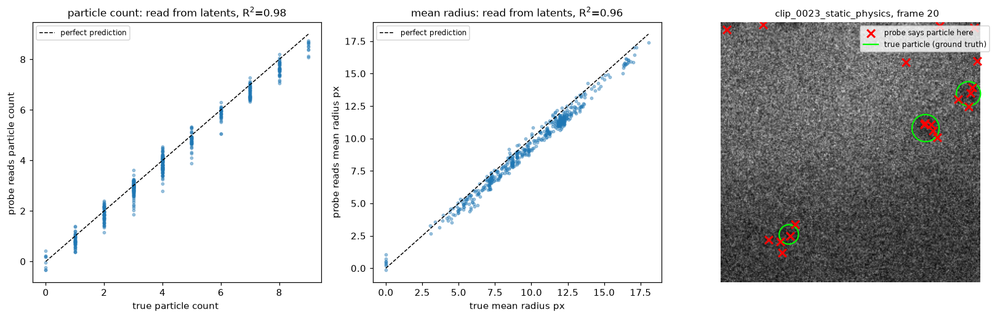
#> input picture experiments/gate1-smoke/verification.png, 1000 x 318 px, shrunk from 1625 x 516 before the run; its folder holds only this picture in this run
$ python -i verify_clips.py   (imports and definitions only)
#> lines starting #> are read from the running program, lines starting #| are printed output that depends on the picture; after the words box and inside, x2 and y2 are one past the last pixel; in counts of white or black regions, pixels touching at a corner belong together
"""Verify a generated clip is 'good': can the physics be recovered from the pixels?

A render is only trustworthy if (1) each rendered particle sits exactly under its
saved ground-truth position/radius, and (2) an independent detector run on the
pixels recovers the same trajectories/statistics as the answer key. This script
checks both and writes visual proof.

Usage:
    uv run python scripts/verify_clips.py data/synthetic/smoke/clip_0003_static.npz
Outputs (next to a chosen --out dir): an overlay GIF and a physics panel PNG,
plus printed pass/fail numbers.
"""
from __future__ import annotations

import argparse
from pathlib import Path

import numpy as np
import matplotlib
# [1 line not run here, left out]
import matplotlib.pyplot as plt
from matplotlib import animation, patches
from scipy import ndimage

from jepa_lptem.eval.observables import compute_msd, fit_growth_exponent


def detect_dark_blobs(frame: np.ndarray, k: float = 1.8, min_area: int = 80,
                      flat_sigma: float = 40.0):
    """Fair classical baseline detector: find dark particles in a rendered frame.

    Flat-field against a large-scale background estimate, Gaussian-blur to suppress
    per-pixel Poisson noise (particles are many px wide, noise is 1 px), threshold
    below ``mean - k*std``, take connected components, drop specks below
    ``min_area``. Shares no code with the renderer. A simple detector like this is
    *expected* to struggle at high noise / heavy overlap — that gap is the
    motivation for a learned model, not a defect of the video.

    **The flat-field is load-bearing** now that the renderer has a real illumination
    gradient (``render_bridge.thickness_field``). ``f.mean() - k*f.std()`` is a
    *global* threshold, so against a background varying by 74 % of the mean it calls
    the dark half of the frame one enormous particle: measured round-trip position
    error blew up to 24-98 px and the detected/true count ratio ranged 0.20-2.25.
    With the flat-field the same frames come back at 0.5-1.7 px. The information was
    never lost — the detector was assuming a flat field that real LPTEM does not
    have either, which is why every real pipeline flat-fields first.

    The estimate is a heavy lowpass of the frame itself, so this stays independent
    of the renderer: it uses no knowledge of the thickness field or of where the
    particles are. ``flat_sigma`` must stay well above the particle diameter or the
    particles start suppressing themselves.

    Returns ``(centroids (M,2) as (row,col), labels image)``.
    """
#> called with k = 1.8, min_area = 80, flat_sigma = 40
    f = frame.astype(float)
    f = f / np.maximum(ndimage.gaussian_filter(f, flat_sigma), 1e-6)
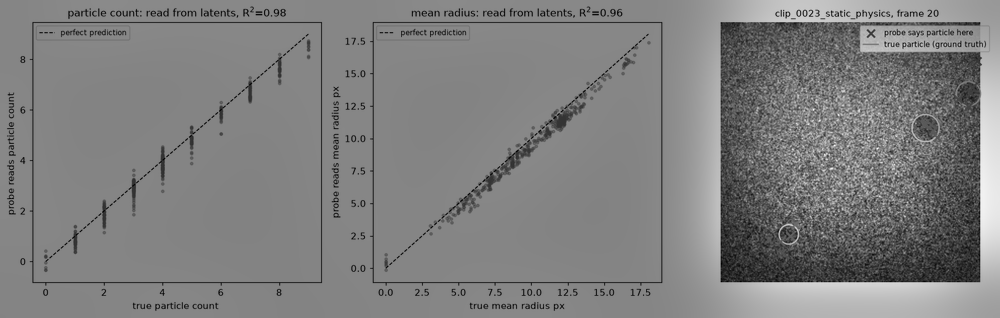
#> f: shape (318, 1000) float64; min 0, max 1.97, mean 0.987; drawn with min black and max white
    f = ndimage.gaussian_filter(f, sigma=2.5)
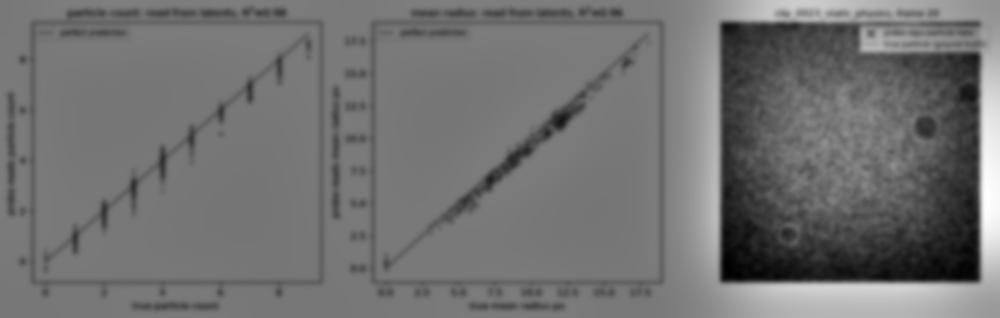
#> f: shape (318, 1000) float64; min 0.302, max 1.83, mean 0.987; drawn with min black and max white
    mask = f < (f.mean() - k * f.std())
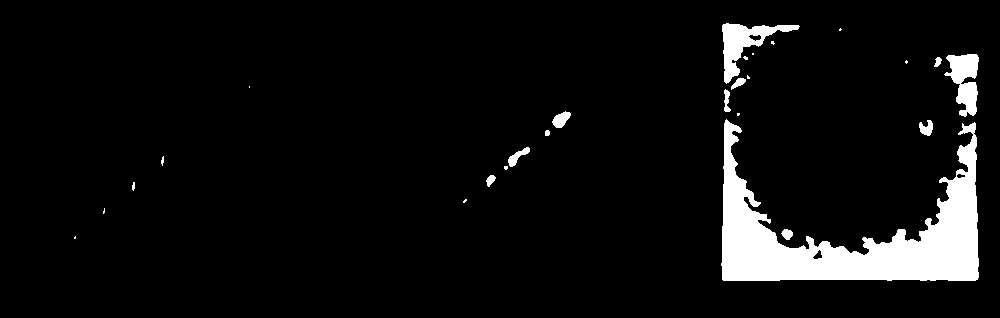
#> mask: shape (318, 1000) bool; 6.2% white; 26 white regions (12 under 20 px), largest, box (x1, y1, x2, y2) and area: (721, 119, 979, 281) 15891, (722, 23, 800, 84) 1547, (944, 54, 979, 117) 1283
    mask = ndimage.binary_opening(mask, iterations=1)
#> mask: shape (318, 1000) bool; 6.2% white; 22 white regions (10 under 20 px), largest, box (x1, y1, x2, y2) and area: (721, 119, 979, 281) 15872, (722, 23, 800, 84) 1543, (944, 54, 979, 117) 1281
    lab, n = ndimage.label(mask)
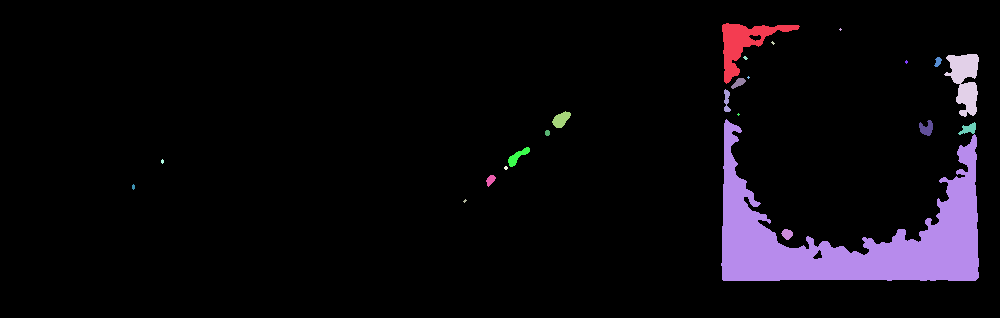
#> lab: shape (318, 1000) int32; 24 distinct labels, from 0 to 23; one colour per label, 0 black
#> n = 23
    if n == 0:
        return np.zeros((0, 2)), lab
    sizes = ndimage.sum(mask, lab, range(1, n + 1))
#> sizes = 23 values, max 15748 at index 12, min 5 at index 1, mean 857.5
    keep = [i + 1 for i, s in enumerate(sizes) if s >= min_area]
#> keep = [1, 4, 9, 10, 11, 13, 14, 15, 17, 23]
    if not keep:
        return np.zeros((0, 2)), lab
    coms = ndimage.center_of_mass(mask, lab, keep)
#> coms = [(42.69, 743.7), (80.19, 964.6), (82.51, 738.2), (100.4, 726.4), (119.1, 560.7), (238, 851.6), (128, 926.1), (128.6, 968.2), (156.2, 517.2), (233.7, 786.8)]
    return np.array(coms), lab


# [140 lines left out: functions match_error, main, not called in this run]


# [2 lines not run here, left out]

>>> import cv2
>>> picture = cv2.imread('../experiments/gate1-smoke/verification.png', cv2.IMREAD_GRAYSCALE)
>>> result = detect_dark_blobs(picture)
#> result = 2 point arrays, longest 318 points
